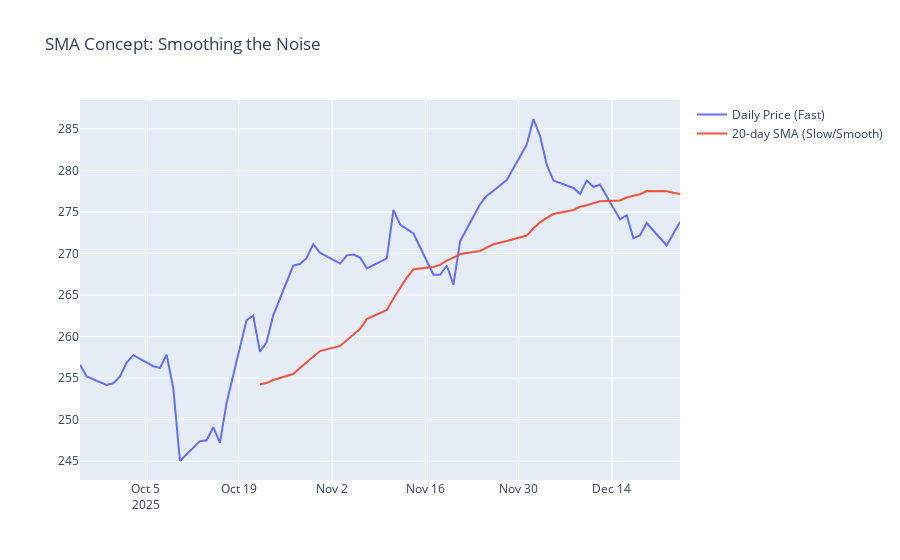

Notebook source saved alongside this figure:
### Markdown cell above
## Concept 1: The Simple Moving Average (SMA)

### 1. The Math: "Smoothing the Noise"

Stock prices are "noisy" (they jump up and down every second). The Moving Average acts like a filter to show you the **true trend**.

The Formula:

To calculate a 5-day SMA, you simply take the prices of the last 5 days, add them up, and divide by 5.

$$SMA = \frac{P_1 + P_2 + P_3 + P_4 + P_5}{5}$$

Why is it "Moving"?

On day 6, you drop the price from Day 1 and add the price of Day 6. This "window" slides forward in time.

---

### 2. The Visualization: "Lag"

Because the SMA uses _past_ data, it always "lags" behind the current price.

- In an **Uptrend**: The SMA will be **below** the price.
    
- In a **Downtrend**: The SMA will be **above** the price.
    

---

### 3. Let's look at the "Numbers" (Short Example)

If AAPL prices were: `[100, 102, 104, 106, 108, 110]`

- **Day 5 SMA:** $(100+102+104+106+108) / 5 = \mathbf{104}$
    
- **Day 6 SMA:** $(102+104+106+108+110) / 5 = \mathbf{106}$
    

Notice the price is **110**, but the average is only **106**. That gap is the "Lag."

---

### 4. VectorBT Implementation

In VectorBT, we don't write the math; we use the `vbt.MA` class. Here is how you visualize just the Price vs. the Average to see that "Lag" in action.

### Code cell
import vectorbt as vbt
import plotly.graph_objects as go

# 1. Get Data
price = vbt.YFData.download('AAPL', period='3mo').get('Close')

# 2. Calculate a 20-day SMA
ma20 = vbt.MA.run(price, window=20).ma

# 3. Visualize the "Lag"
fig = go.Figure()
fig.add_trace(go.Scatter(x=price.index, y=price, name='Daily Price (Fast)'))
fig.add_trace(go.Scatter(x=ma20.index, y=ma20, name='20-day SMA (Slow/Smooth)'))

fig.update_layout(title="SMA Concept: Smoothing the Noise")
fig.show()
